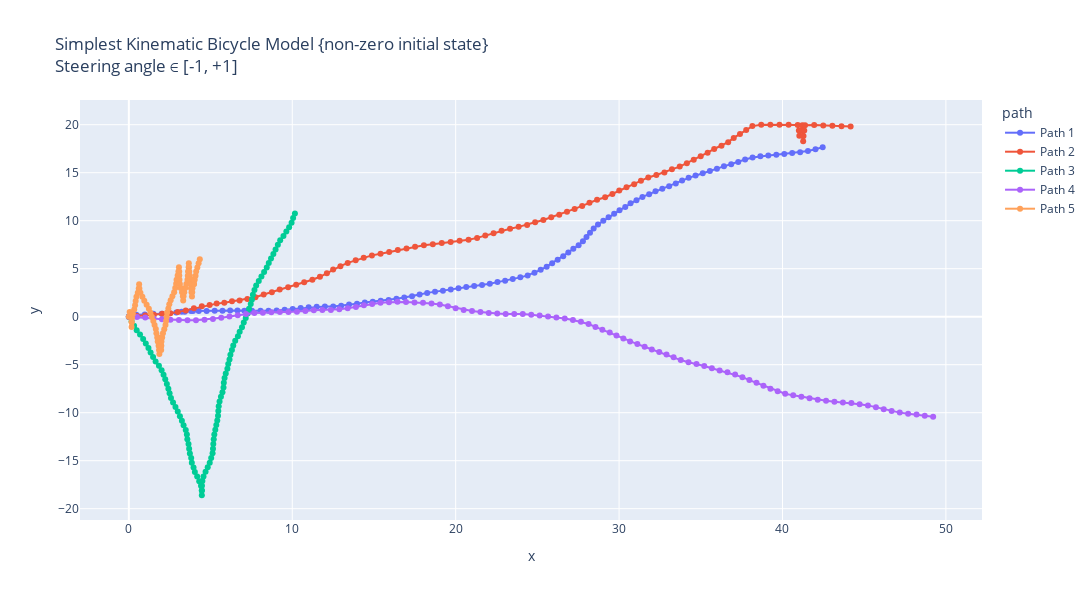

The notebook cell saved with this chart:
### Markdown cell above
Simplest Kinematic Bicycle Model with non zero initial state: 
Using simple_kinematic_bicycle_model so that always a fwd motion is observed i.e. keeping steering angle between -1 to +1 radians

### Code cell
# Making 5 possible trajectories 
trajectories = []
for i in range (5):
    # Passed initial heading angle randomly (any angle b/w -90 to +90 degrees).
    # Passed acceleration; keeping acceleration constant for each trajectory, in a range of 0-2
    # Effect of acc. in the trajectory can be removed by making a = 0.0 
    # Initial delta can be any angle between -180 to +180 degrees.
    (x_traj, y_traj, θi, δi, a_traj, v_traj) = start_trajectory(v_init = 5, theta_init = round(np.pi * random.uniform(-0.5, 0.5), 2), a_init = round(random.uniform(-2, 2), 2), delta_init = round(np.pi * random.uniform(-1, 1), 2), mode = "simple")
    trajectories.append((x_traj, y_traj, θi, δi, a_traj, v_traj))

# Create a DataFrame for plotting
data = []
for i, (x_traj, y_traj, theta_init, delta_init, a_traj, v_traj) in enumerate(trajectories):
    for x, y, v in zip(x_traj, y_traj, v_traj):
        data.append({"x": x, "y": y, "v": v, "path": f"Path {i+1}"})
df = pd.DataFrame(data)

# Creating the plot using plotly.
fig = px.line(df, x="x", y="y", color="path", custom_data=["v"], title="Simplest Kinematic Bicycle Model {non-zero initial state} <br>Steering angle ∈ [-1, +1]", render_mode="svg")
# Adding hover functionality
fig.update_traces(mode="markers+lines", hovertemplate="<br>".join([
    "v: %{customdata[0]:.2f}",
    "x: %{x:.2f}",
    "y: %{y:.2f}"
]))
fig.update_layout(height=600,width=1130)
fig.show()

# Using matplotlib :
plt.figure(figsize=(15, 6))
for i, (x_traj, y_traj, θi, δi, a_traj, v_traj) in enumerate(trajectories):
    # Model built such that a remains same inside; can be randomised by using a random statement.
    # print(x_traj,"\n", y_traj)
    plt.plot(x_traj, y_traj, label=f"Path {i+1}, θi = {θi}, δi = {δi}, ai = {a_traj[0]}", alpha = 0.7)
plt.xlabel("x [m]")
plt.ylabel("y [m]")
plt.grid("True")
plt.title("Simplest Kinematic Bicycle Model {non-zero initial state} \n Steering angle ∈ [-1, +1]")
plt.legend()
plt.axis('equal')
plt.show()

# Using plt to show the velocity variation w.r.t. time :
dt = 0.1  # Time step
t_end = 10  # 10 seconds
t = np.arange(0, t_end + dt, dt)

plt.figure(figsize=(15, 6))
for i, (x_traj, y_traj, θi, δi, a_traj, v_traj) in enumerate(trajectories):
    # Model built such that a remains same inside; can be randomised by using a random statement.
    # print(x_traj,"\n", y_traj)
    plt.plot(t, v_traj, label=f"Path {i+1}", alpha = 0.7)
plt.ylabel("v [m/s]")
plt.xlabel("t [s]")
plt.grid("True")
plt.title("Velocity variation w.r.t. time")
plt.legend()
plt.show()
